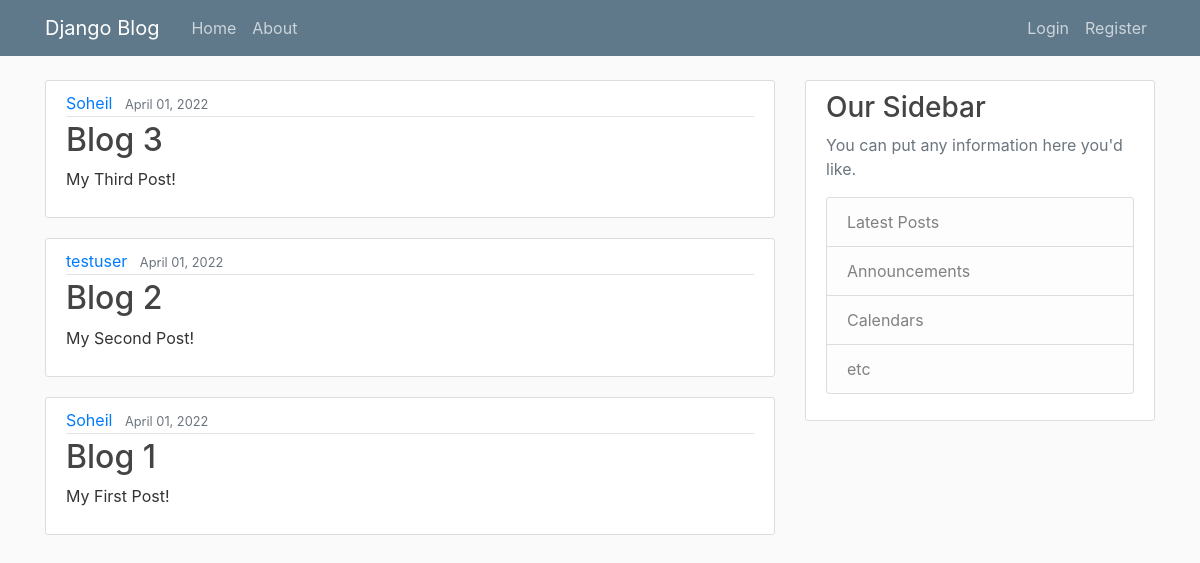
The app's page /, older data.
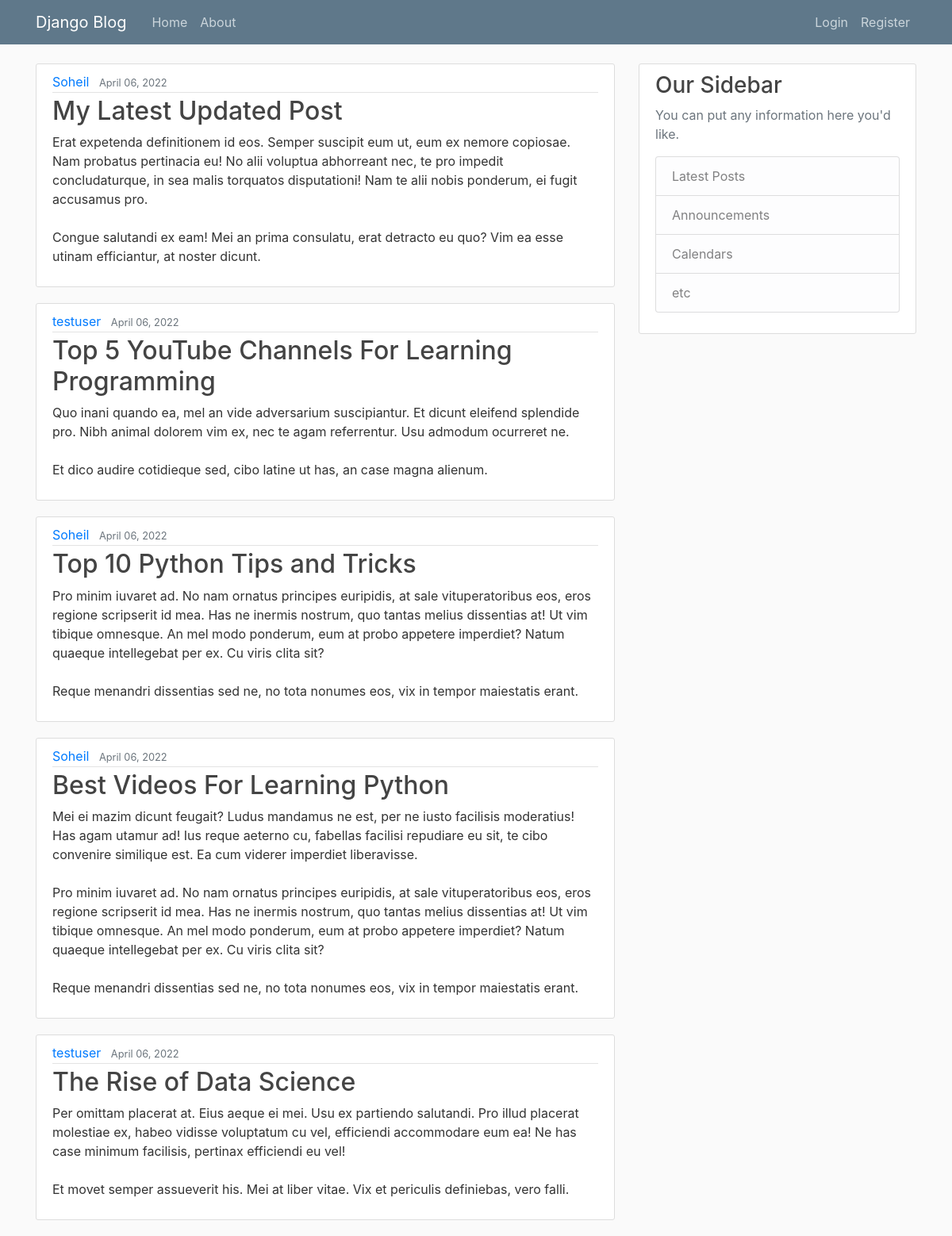
The same page, newer data.
### blog/models.py (models this page shows, shortened)
class Post(models.Model):
    title = models.CharField(max_length=100)
    content = models.TextField()
    date_posted = models.DateTimeField(default=timezone.now)
    author = models.ForeignKey(User, on_delete=models.CASCADE)

### blog/views.py (the view)
# urls.py: path('', PostListView.as_view(), name='blog-home'),
class PostListView(ListView):
    model = Post
    template_name = 'blog/home.html'
    context_object_name = 'posts'
    ordering = ['-date_posted']
    paginate_by = 5

### blog/templates/blog/home.html
{% extends "blog/base.html" %}
{% block content %}
    {% for post in posts %}
        <article class="media content-section">
          <div class="media-body">
            <div class="article-metadata">
              <a class="mr-2" href="#">{{ post.author }}</a>
              <small class="text-muted">{{ post.date_posted|date:"F d, Y" }}</small>
            </div>
            <h2><a class="article-title" href="#">{{ post.title }}</a></h2>
            <p class="article-content">{{ post.content }}</p>
          </div>
        </article>
    {% endfor %}
{% endblock content %}

### blog/templates/blog/base.html (shortened to what this page needs)
{% load static %}
<!DOCTYPE html>
<html>
<head>
    <link rel="stylesheet" href="https://maxcdn.bootstrapcdn.com/bootstrap/4.0.0/css/bootstrap.min.css">
    <link rel="stylesheet" type="text/css" href="{% static 'blog/main.css' %}">
</head>
<body>
    <header class="site-header">
      <nav class="navbar navbar-expand-md navbar-dark bg-steel fixed-top">
        <div class="container">
          <a class="navbar-brand mr-4" href="{% url 'blog-home' %}">Django Blog</a>
          <div class="collapse navbar-collapse" id="navbarToggle">
            <div class="navbar-nav mr-auto">
              <a class="nav-item nav-link" href="{% url 'blog-home' %}">Home</a>
              <a class="nav-item nav-link" href="{% url 'blog-about' %}">About</a>
            </div>
            <div class="navbar-nav">
                {% if user.is_authenticated %}
                    <a class="nav-item nav-link" href="{% url 'post_create' %}">Create Post</a>
                    <a class="nav-item nav-link" href="{% url 'user-logout' %}">Logout</a>
                    <a class="nav-item nav-link" href="{% url 'user-profile' %}">Profile</a>
                {% else %}
                    <a class="nav-item nav-link" href="{% url 'user-login' %}">Login</a>
                    <a class="nav-item nav-link" href="{% url 'user-register' %}">Register</a>
                {% endif %}
            </div>
          </div>
        </div>
      </nav>
    </header>
    <main role="main" class="container">
      <div class="row">
        <div class="col-md-8">
            {% block content %}{% endblock %}
        </div>
        <div class="col-md-4">
          <div class="content-section">
            <h3>Our Sidebar</h3>
            <p class='text-muted'>You can put any information here you'd like.
              <ul class="list-group">
                <li class="list-group-item list-group-item-light">Latest Posts</li>
                <li class="list-group-item list-group-item-light">Announcements</li>
                <li class="list-group-item list-group-item-light">Calendars</li>
                <li class="list-group-item list-group-item-light">etc</li>
              </ul>
            </p>
          </div>
        </div>
      </div>
    </main>
</body>
</html>

### blog/static/blog/main.css (style rules this page uses)
body { background: #fafafa; color: #333333; margin-top: 5rem; }
h1, h2, h3, h4, h5, h6 { color: #444444; }
ul { margin: 0; }
.bg-steel { background-color: #5f788a; }
.site-header .navbar-nav .nav-link { color: #cbd5db; }
.content-section { background: #ffffff; padding: 10px 20px; border: 1px solid #dddddd; border-radius: 3px; margin-bottom: 20px; }
.article-title { color: #444444; }
.article-content { white-space: pre-line; }
.article-metadata { padding-bottom: 1px; margin-bottom: 4px; border-bottom: 1px solid #e3e3e3 }

Row changes from the older to the newer data that the page shows:
removed Post: author "Soheil", date_posted "April 01, 2022", title "Blog 3", content "My Third Post!"
no longer on this page (row edited): Post: author "testuser", date_posted "April 01, 2022", title "Blog 2", content "My Second Post!"
removed Post: author "Soheil", date_posted "April 01, 2022", title "Blog 1", content "My First Post!"
added Post: author "Soheil", date_posted "April 06, 2022", title "My Latest Updated Post", content "Erat expetenda definitionem id eos. Semper suscipit eum ut, eum ex nemore copiosae. Nam probatus pertinacia eu! No alii voluptua abhorreant nec, te pro impedit concludaturque, in sea malis torquatos disputationi! Nam te alii nobis ponderum, ei fugit accusamus pro. Congue salutandi ex eam! Mei an prima consulatu, erat detracto eu quo? Vim ea esse utinam efficiantur, at noster dicunt."
added Post: author "testuser", date_posted "April 06, 2022", title "Top 5 YouTube Channels For Learning Programming", content "Quo inani quando ea, mel an vide adversarium suscipiantur. Et dicunt eleifend splendide pro. Nibh animal dolorem vim ex, nec te agam referrentur. Usu admodum ocurreret ne. Et dico audire cotidieque sed, cibo latine ut has, an case magna alienum."
added Post: author "Soheil", date_posted "April 06, 2022", title "Top 10 Python Tips and Tricks", content "Pro minim iuvaret ad. No nam ornatus principes euripidis, at sale vituperatoribus eos, eros regione scripserit id mea. Has ne inermis nostrum, quo tantas melius dissentias at! Ut vim tibique omnesque. An mel modo ponderum, eum at probo appetere imperdiet? Natum quaeque intellegebat per ex. Cu viris clita sit? Reque menandri dissentias sed ne, no tota nonumes eos, vix in tempor maiestatis erant."
added Post: author "Soheil", date_posted "April 06, 2022", title "Best Videos For Learning Python", content "Mei ei mazim dicunt feugait? Ludus mandamus ne est, per ne iusto facilisis moderatius! Has agam utamur ad! Ius reque aeterno cu, fabellas facilisi repudiare eu sit, te cibo convenire similique est. Ea cum viderer imperdiet liberavisse. Pro minim iuvaret ad. No nam ornatus principes euripidis, at sale vituperatoribus eos, eros regione scripserit id mea. Has ne inermis nostrum, quo tantas melius dissentias at! Ut vim tibique omnesque. An mel modo ponderum, eum at probo appetere imperdiet? Natum quaeque intellegebat per ex. Cu viris clita sit? Reque menandri dissentias sed ne, no tota nonumes eos, vix in tempor maiestatis erant."
added Post: author "testuser", date_posted "April 06, 2022", title "The Rise of Data Science", content "Per omittam placerat at. Eius aeque ei mei. Usu ex partiendo salutandi. Pro illud placerat molestiae ex, habeo vidisse voluptatum cu vel, efficiendi accommodare eum ea! Ne has case minimum facilisis, pertinax efficiendi eu vel! Et movet semper assueverit his. Mei at liber vitae. Vix et periculis definiebas, vero falli."
